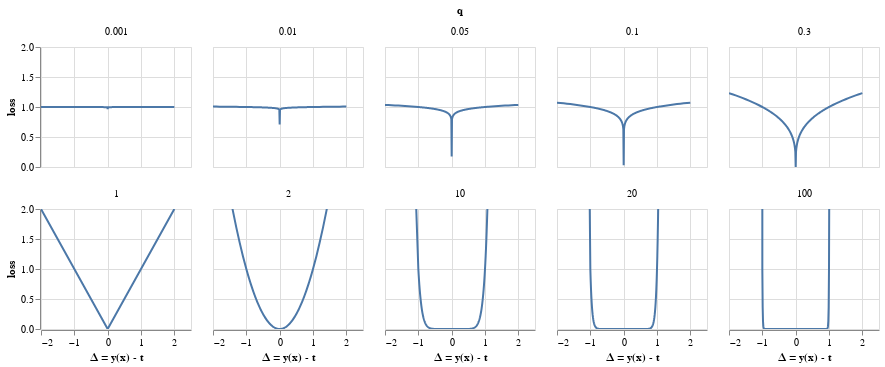

The cell this chart's notebook holds for it:
### Code cell
alt.Chart(df_plot, height=120, width=150).mark_line(clip=True).encode(
    x=alt.X("delta:Q", title='Δ = y(x) - t'),
    y=alt.Y(
        "loss:Q",
        scale=alt.Scale(domain=(0, 2)),
    ),
).facet(facet="q:Q", columns=5)

### Figure 1 — Vega-Lite specification as saved in the notebook (floating-point values rounded to 4 significant figures; data arrays with more than 128 entries replaced by an {"elided": "..."} marker saying what was removed)
{"config": {"view": {"continuousWidth": 400, "continuousHeight": 300}}, "data": {"name": "data-7f368881ae44da5e6e43e91813d0c116"}, "facet": {"type": "quantitative", "field": "q"}, "spec": {"mark": {"type": "line", "clip": true}, "encoding": {"x": {"type": "quantitative", "field": "delta", "title": "Δ = y(x) - t"}, "y": {"type": "quantitative", "field": "loss", "scale": {"domain": [0, 2]}}}, "height": 120, "width": 150}, "columns": 5, "$schema": "https://vega.github.io/schema/vega-lite/v4.8.1.json", "datasets": {"data-7f368881ae44da5e6e43e91813d0c116": {"elided": "2510 records"}}}
